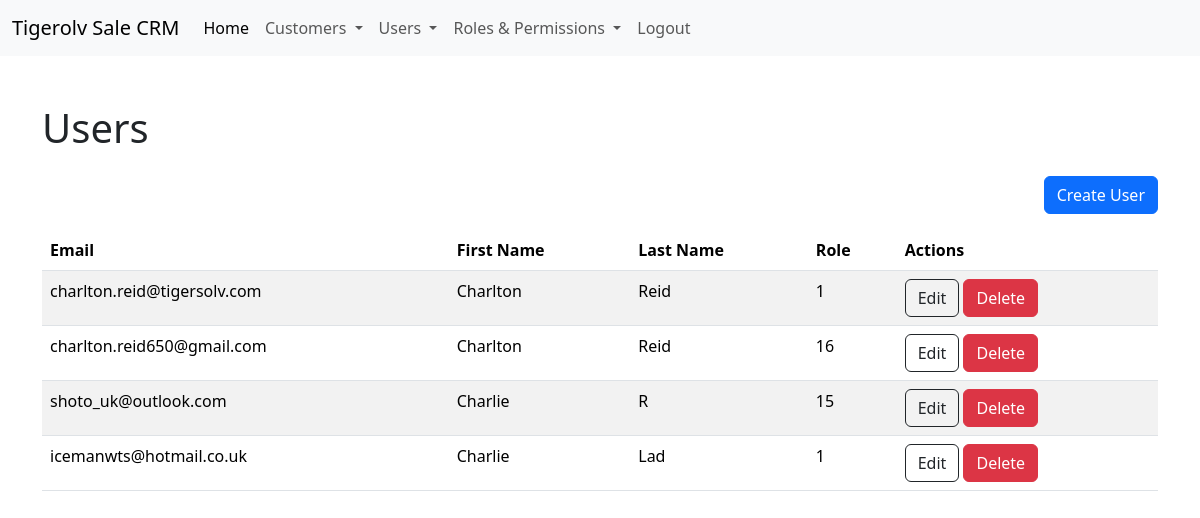
The page /users/ (signed in) on the database as committed earlier.
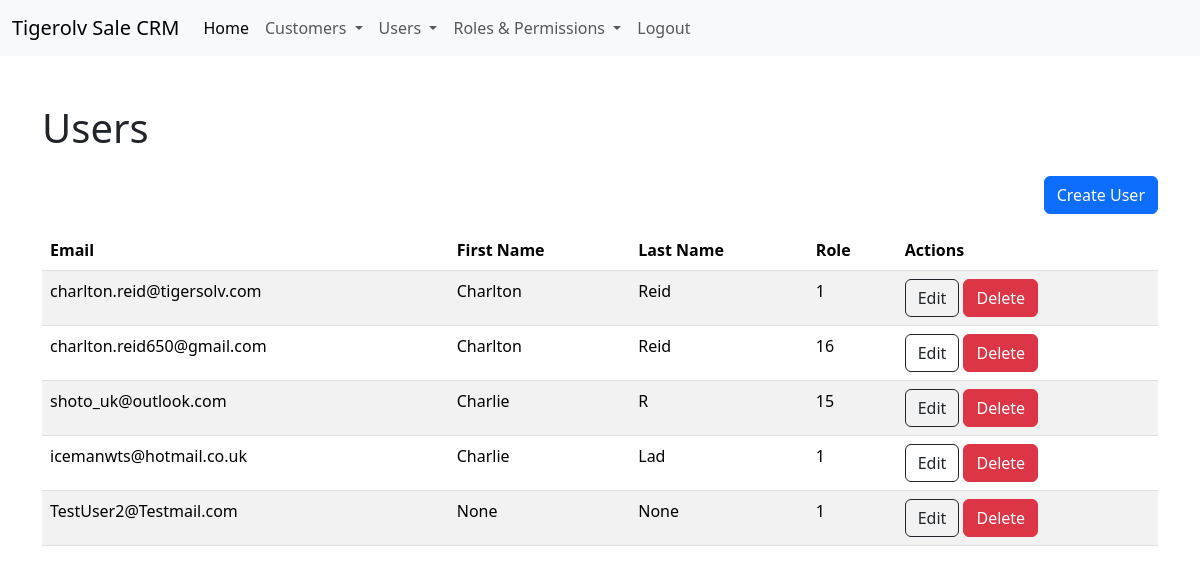
The same page on the database as committed later.
### app/models.py (models this page shows, shortened)
class User(UserMixin, db.Model):
    __tablename__ = 'user'
    UserId = db.Column(db.Integer,primary_key=True)
    FirstName = db.Column(db.String(64))
    LastName = db.Column(db.String(64))
    Email = db.Column(db.String(255))
    Password = db.Column(db.String(255))
    Role = db.Column(db.Integer, default=1)
    DateCreated = db.Column(db.DateTime , default=datetime.now)
    Confirmed = db.Column(db.Boolean,default=False)
    agent = db.relationship('Customer',backref='user',lazy='dynamic')
    note = db.relationship('Note',backref='user',lazy='dynamic')
    @property
    def password(self):
        raise AttributeError('password is not a readable attribute')
    @login_manager.user_loader
    def load_user(user_id):
        return User.query.get(int(user_id))
    def can(self,permissions):
        return self.Role is not None and (self.Role & permissions) == permissions

### app/main/views.py (the view)
@main.route('/users/', methods=['GET'])
@login_required
@permission_required(Permission.USER)
def view_users():
    try:
        logging.info('Rendering users page')
        users = User.query.all()
        logging.info('Users page rendered')
        return render_template('users.html', users=users)
    except:
        logging.error('Issue rendering users page')
        return render_template('error.html',message= 'There was an issue rendering users page')

### app/auth/views.py (called while the page is built)
@auth.before_app_request
def before_request():
    if current_user.is_authenticated:
        if not current_user.Confirmed \
                and request.blueprint != 'auth' \
                and request.endpoint != 'static':
            return redirect(url_for('auth.unconfirmed'))

### app/templates/users.html (shortened to what this page needs)
{% extends 'base.html' %}
{% block body %}
    <div class="container">
        <h1 class="mt-5 mb-4">Users</h1>
        <div class="row">
            <div class="col d-flex justify-content-end">
                <a class="btn btn-primary mb-3" href="/user/create" role="button">Create User</a>
            </div>
        </div>
        <table class="table table-striped">
            <thead>
                <tr>
                    <th scope="col">Email</th>
                    <th scope="col">First Name</th>
                    <th scope="col">Last Name</th>
                    <th scope="col">Role</th>
                    <th scope="col">Actions</th>
                </tr>
            </thead>
            <tbody>
                {% for user in users %}
                <tr>
                    <td>{{ user.Email }}</td>
                    <td>{{ user.FirstName }}</td>
                    <td>{{ user.LastName }}</td>
                    <td>{{ user.Role }}</td>
                    <td data-url="delete/{{ user.UserId }}">
                        <a class="btn btn-outline-dark" href="/user/edit/{{user.UserId}}" role="button">Edit</a>
                        <button class="btn btn-danger" data-bs-toggle="modal" data-bs-target="#deleteModal">Delete</button>
                    </td>
                </tr>
                {% endfor %}
            </tbody>
        </table>
    </div>
{% endblock %}

### app/templates/base.html (shortened to what this page needs)
<!DOCTYPE html>
<html>
    <head>
        <link rel="stylesheet" href="">
        <link href="https://cdn.jsdelivr.net/npm/bootstrap@5.3.2/dist/css/bootstrap.min.css" rel="stylesheet">
        <link rel="stylesheet" href="{{ url_for('static', filename='css/main.css') }}">
        {% block navbar %}
        <nav class="navbar navbar-expand-lg bg-body-tertiary">
            <div class="container-fluid">
              <a class="navbar-brand" href="/">Tigerolv Sale CRM</a>
              <div class="collapse navbar-collapse" id="navbarNav">
                <ul class="navbar-nav">
                  <li class="nav-item">
                    <a class="nav-link active" aria-current="page" href="/">Home</a>
                  </li>
                  {% if current_user.can(1) %}
                  <li class="nav-item dropdown">
                    <a class="nav-link dropdown-toggle" href="#" id="navbarDropdown" role="button" data-bs-toggle="dropdown" aria-expanded="false">
                      Customers
                    </a>
                  </li>
                  {% endif %}
                  <li class="nav-item dropdown">
                    <a class="nav-link dropdown-toggle" href="#" id="navbarDropdown" role="button" data-bs-toggle="dropdown" aria-expanded="false">
                      Users
                    </a>
                  </li>
                  <li class="nav-item dropdown">
                    <a class="nav-link dropdown-toggle" href="#" id="navbarDropdown" role="button" data-bs-toggle="dropdown" aria-expanded="false">
                      Roles & Permissions
                    </a>
                  </li>
                  <li class="nav-item">
                    <a class="nav-link " href="/auth/logout">Logout</a>
                  </li>
                </ul>
              </div>
            </div>
          </nav>
        {% endblock navbar %}
    </head>
    <body>
        {% block body %}
        {% endblock body %}
    </body>
</html>

Rows that differ between the two databases and show on the page:
added User: Email "TestUser2@Testmail.com", FirstName "None", LastName "None", Role "1"
